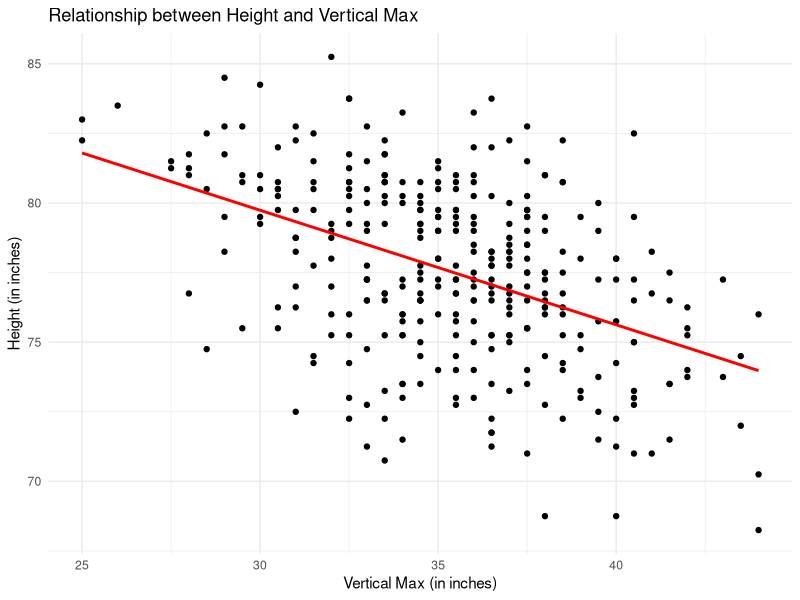

This figure's R source:
# Load the dataset
nbadata <- read.csv("nba_draft_combine_all_years.csv", header = TRUE)

# Load the necessary libraries
library(ggplot2)

# Relationship with Draft Pick
correlation_draft <- cor(nbadata$height_no_shoes, nbadata$draft_pick)
plot1 <- ggplot(nbadata, aes(x = draft_pick, y = height_no_shoes)) +
  geom_point() +
  geom_smooth(method = "lm", se = FALSE, color = "blue") +
  labs(
    title = "Relationship between Height and Draft Pick",
    x = "Draft Pick",
    y = "Height (in inches)"
  ) +
  theme_minimal()

# Relationship with Wingspan
correlation_wingspan <- cor(nbadata$height_no_shoes, nbadata$wingspan)
plot2 <- ggplot(nbadata, aes(x = wingspan, y = height_no_shoes)) +
  geom_point() +
  geom_smooth(method = "lm", se = FALSE, color = "green") +
  labs(
    title = "Relationship between Height and Wingspan",
    x = "Wingspan (in inches)",
    y = "Height (in inches)"
  ) +
  theme_minimal()

# Relationship with Vertical Max
correlation_vertical <- cor(nbadata$height_no_shoes, nbadata$vertical_max)
plot3 <- ggplot(nbadata, aes(x = vertical_max, y = height_no_shoes)) +
  geom_point() +
  geom_smooth(method = "lm", se = FALSE, color = "red") +
  labs(
    title = "Relationship between Height and Vertical Max",
    x = "Vertical Max (in inches)",
    y = "Height (in inches)"
  ) +
  theme_minimal()

# Print correlation coefficients
cat("Correlation with Draft Pick:", correlation_draft, "\n")
cat("Correlation with Wingspan:", correlation_wingspan, "\n")
cat("Correlation with Vertical Max:", correlation_vertical, "\n")

# Show the plots
# print(plot1)
# print(plot2)
print(plot3)
